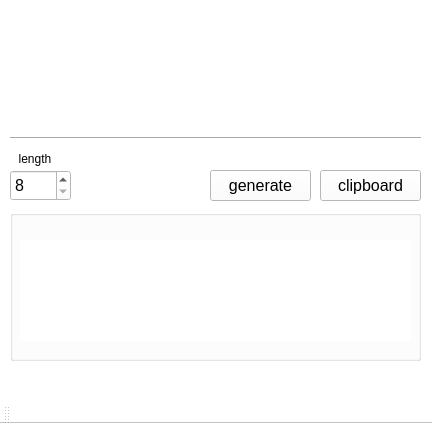
<?xml version="1.0" encoding="UTF-8"?>
<ui version="4.0">
 <class>MainPassGenerator</class>
 <widget class="QMainWindow" name="MainPassGenerator">
  <property name="geometry">
   <rect>
    <x>0</x>
    <y>0</y>
    <width>432</width>
    <height>424</height>
   </rect>
  </property>
  <property name="windowTitle">
   <string>Simple Password v1.0</string>
  </property>
  <property name="styleSheet">
   <string notr="true">background-color: rgb(255, 255, 255);</string>
  </property>
  <widget class="QWidget" name="centralwidget">
   <widget class="Line" name="lineSeparator">
    <property name="geometry">
     <rect>
      <x>10</x>
      <y>130</y>
      <width>411</width>
      <height>16</height>
     </rect>
    </property>
    <property name="orientation">
     <enum>Qt::Horizontal</enum>
    </property>
   </widget>
   <widget class="QLabel" name="labelIcon">
    <property name="geometry">
     <rect>
      <x>140</x>
      <y>0</y>
      <width>150</width>
      <height>131</height>
     </rect>
    </property>
    <property name="font">
     <font>
      <pointsize>15</pointsize>
     </font>
    </property>
    <property name="autoFillBackground">
     <bool>false</bool>
    </property>
    <property name="frameShape">
     <enum>QFrame::NoFrame</enum>
    </property>
    <property name="text">
     <string/>
    </property>
    <property name="textFormat">
     <enum>Qt::AutoText</enum>
    </property>
    <property name="pixmap">
     <pixmap>../img/logo.jpg</pixmap>
    </property>
    <property name="scaledContents">
     <bool>true</bool>
    </property>
    <property name="alignment">
     <set>Qt::AlignCenter</set>
    </property>
    <property name="wordWrap">
     <bool>false</bool>
    </property>
   </widget>
   <widget class="QPushButton" name="btnGenerator">
    <property name="geometry">
     <rect>
      <x>210</x>
      <y>170</y>
      <width>101</width>
      <height>31</height>
     </rect>
    </property>
    <property name="font">
     <font>
      <pointsize>12</pointsize>
     </font>
    </property>
    <property name="autoFillBackground">
     <bool>false</bool>
    </property>
    <property name="styleSheet">
     <string notr="true"/>
    </property>
    <property name="inputMethodHints">
     <set>Qt::ImhNone</set>
    </property>
    <property name="text">
     <string>generate</string>
    </property>
    <property name="autoDefault">
     <bool>false</bool>
    </property>
    <property name="default">
     <bool>false</bool>
    </property>
    <property name="flat">
     <bool>false</bool>
    </property>
   </widget>
   <widget class="QLabel" name="label">
    <property name="geometry">
     <rect>
      <x>10</x>
      <y>150</y>
      <width>50</width>
      <height>18</height>
     </rect>
    </property>
    <property name="text">
     <string>length</string>
    </property>
    <property name="alignment">
     <set>Qt::AlignCenter</set>
    </property>
   </widget>
   <widget class="QSpinBox" name="spinBox">
    <property name="geometry">
     <rect>
      <x>10</x>
      <y>170</y>
      <width>61</width>
      <height>31</height>
     </rect>
    </property>
    <property name="font">
     <font>
      <pointsize>12</pointsize>
     </font>
    </property>
    <property name="minimum">
     <number>8</number>
    </property>
    <property name="maximum">
     <number>999</number>
    </property>
   </widget>
   <widget class="QGroupBox" name="groupBox">
    <property name="geometry">
     <rect>
      <x>10</x>
      <y>210</y>
      <width>411</width>
      <height>151</height>
     </rect>
    </property>
    <property name="title">
     <string/>
    </property>
    <widget class="QPlainTextEdit" name="editGenerated">
     <property name="geometry">
      <rect>
       <x>10</x>
       <y>30</y>
       <width>391</width>
       <height>101</height>
      </rect>
     </property>
     <property name="font">
      <font>
       <family>Monospace</family>
       <pointsize>15</pointsize>
      </font>
     </property>
     <property name="autoFillBackground">
      <bool>false</bool>
     </property>
     <property name="frameShape">
      <enum>QFrame::NoFrame</enum>
     </property>
     <property name="frameShadow">
      <enum>QFrame::Plain</enum>
     </property>
     <property name="readOnly">
      <bool>true</bool>
     </property>
     <property name="plainText">
      <string/>
     </property>
     <property name="backgroundVisible">
      <bool>false</bool>
     </property>
    </widget>
   </widget>
   <widget class="QPushButton" name="btnClipboard">
    <property name="geometry">
     <rect>
      <x>320</x>
      <y>170</y>
      <width>101</width>
      <height>31</height>
     </rect>
    </property>
    <property name="font">
     <font>
      <pointsize>12</pointsize>
     </font>
    </property>
    <property name="text">
     <string>clipboard</string>
    </property>
   </widget>
   <widget class="QLabel" name="lblInfo">
    <property name="geometry">
     <rect>
      <x>10</x>
      <y>370</y>
      <width>410</width>
      <height>20</height>
     </rect>
    </property>
    <property name="font">
     <font>
      <pointsize>9</pointsize>
     </font>
    </property>
    <property name="styleSheet">
     <string notr="true">color: rgb(237, 51, 59);</string>
    </property>
    <property name="text">
     <string/>
    </property>
    <property name="alignment">
     <set>Qt::AlignRight|Qt::AlignTrailing|Qt::AlignVCenter</set>
    </property>
   </widget>
  </widget>
  <widget class="QToolBar" name="toolBar">
   <property name="windowTitle">
    <string>toolBar</string>
   </property>
   <attribute name="toolBarArea">
    <enum>BottomToolBarArea</enum>
   </attribute>
   <attribute name="toolBarBreak">
    <bool>false</bool>
   </attribute>
  </widget>
 </widget>
 <resources/>
 <connections/>
</ui>
